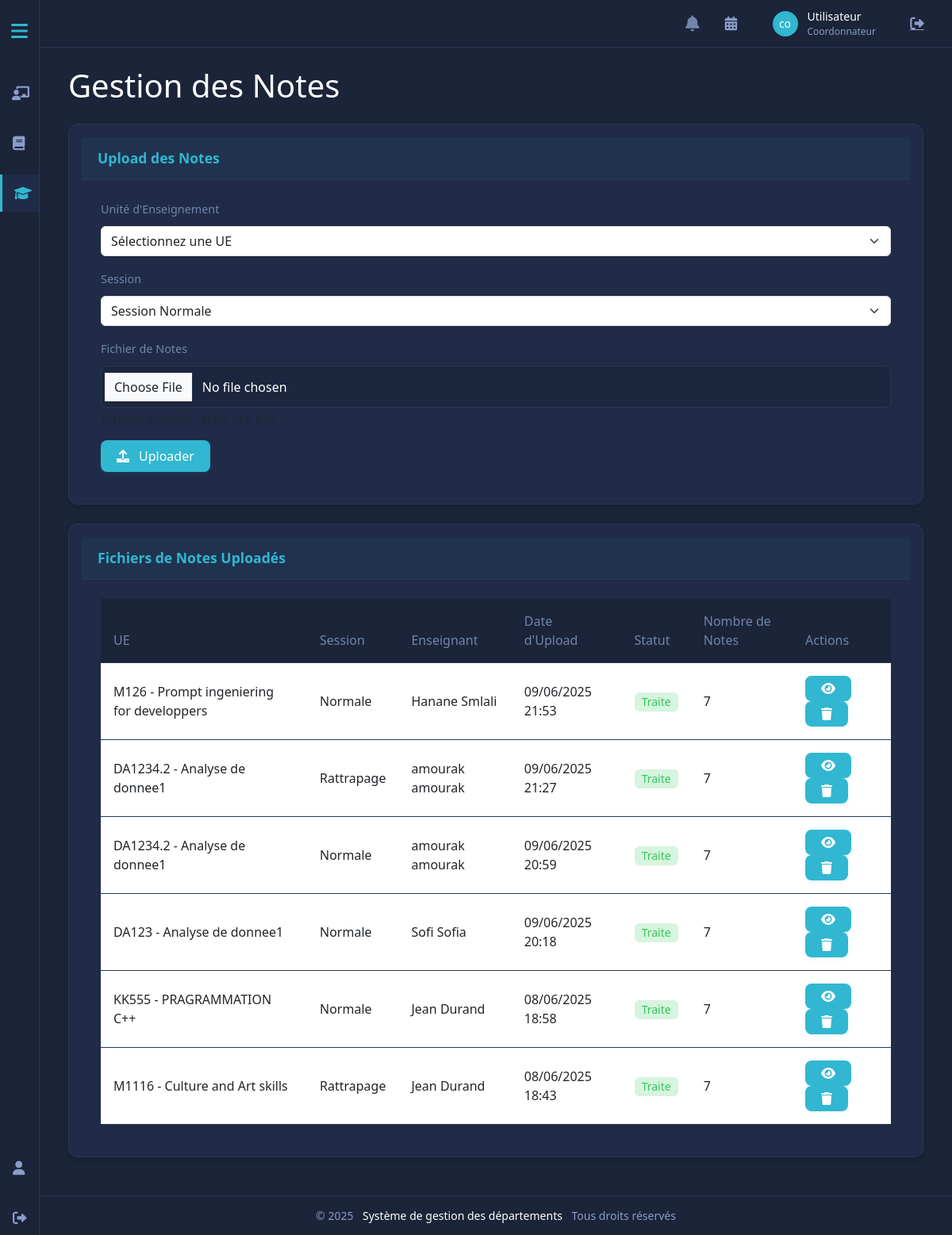
Page /projet_web_SF/enseignat_interfce/gestion-notes/index.php (signed in) on the committed database.
### tables this page shows
CREATE TABLE `fichiers_notes` (
  `id` int(11) NOT NULL,
  `id_unite_enseignement` int(11) NOT NULL,
  `id_enseignant` int(11) NOT NULL,
  `type_session` enum('normale','rattrapage') NOT NULL,
  `nom_fichier` varchar(255) NOT NULL,
  `chemin_fichier` varchar(255) NOT NULL,
  `date_upload` datetime DEFAULT current_timestamp(),
  `statut` enum('traite','non_traite') DEFAULT 'non_traite'
);

CREATE TABLE `unites_enseignement` (
  `id` int(11) NOT NULL,
  `code` varchar(20) NOT NULL,
  `intitule` varchar(100) NOT NULL,
  `description` text DEFAULT NULL,
  `specialite` varchar(50) NOT NULL,
  `id_filiere` int(11) DEFAULT NULL,
  `id_departement` int(11) NOT NULL,
  `semestre` int(11) NOT NULL,
  `volume_horaire_cm` float DEFAULT 0,
  `volume_horaire_td` float DEFAULT 0,
  `volume_horaire_tp` float DEFAULT 0,
  `credits` int(11) NOT NULL,
  `annee_universitaire` varchar(10) NOT NULL,
  `id_responsable` int(11) DEFAULT NULL,
  `statut` enum('disponible','affecte','vacant') DEFAULT 'disponible',
  `date_creation` datetime DEFAULT current_timestamp(),
  `date_modification` datetime DEFAULT current_timestamp() ON UPDATE current_timestamp()
);

CREATE TABLE `utilisateurs` (
  `id` int(11) NOT NULL,
  `nom_utilisateur` varchar(50) NOT NULL,
  `email` varchar(100) NOT NULL,
  `mot_de_passe` varchar(255) NOT NULL,
  `prenom` varchar(50) NOT NULL,
  `nom` varchar(50) NOT NULL,
  `role` enum('admin','chef_departement','coordonnateur','enseignant','vacataire') NOT NULL,
  `specialite` varchar(100) DEFAULT NULL,
  `id_departement` int(11) DEFAULT NULL,
  `id_filiere` int(11) DEFAULT NULL,
  `date_creation` timestamp NOT NULL DEFAULT current_timestamp(),
  `date_modification` timestamp NOT NULL DEFAULT current_timestamp() ON UPDATE current_timestamp(),
  `derniere_connexion` timestamp NULL DEFAULT NULL,
  `actif` tinyint(1) DEFAULT 1,
  `date_changement_mdp` datetime DEFAULT NULL
);

### projet_web_SF/enseignat_interfce/gestion-notes/index.php (the view, shortened to what this page needs)
<?php
require_once 'includes/config.php';
$stmt = $conn->query("SELECT fn.*,
                      ue.code as code_ue,
                      ue.intitule as intitule_ue,
                      u.nom as nom_enseignant,
                      u.prenom as prenom_enseignant,
                      COUNT(n.id) as nombre_notes
                      FROM fichiers_notes fn
                      JOIN unites_enseignement ue ON fn.id_unite_enseignement = ue.id
                      JOIN utilisateurs u ON fn.id_enseignant = u.id
                      LEFT JOIN notes n ON fn.id_unite_enseignement = n.id_unite_enseignement
                          AND fn.type_session = n.type_session
                          AND fn.chemin_fichier = n.fichier_path
                      GROUP BY fn.id
                      ORDER BY fn.date_upload DESC");
$fichiers = $stmt->fetchAll(PDO::FETCH_ASSOC);
require_once '../header_enseignant.php';
?>
<div class="content">
    <div class="container-fluid">
        <h1 class="mb-4">Gestion des Notes</h1>
       <div class="card mb-4">
            <div class="card-header">
                <h5 class="card-title mb-0">Upload des Notes</h5>
            </div>
            <div class="card-body">
                <form action="upload.php" method="post" enctype="multipart/form-data">
                    <div class="mb-3">
                        <label for="ue" class="form-label">Unité d'Enseignement</label>
                        <select class="form-select" id="ue" name="id_ue" required>
                            <option value="">Sélectionnez une UE</option>
                        </select>
                    </div>
                    <div class="mb-3">
                        <label for="type_session" class="form-label">Session</label>
                        <select class="form-select" id="type_session" name="type_session" required>
                            <option value="normale">Session Normale</option>
                        </select>
                    </div>
                    <div class="mb-3">
                        <label for="fichier" class="form-label">Fichier de Notes</label>
                        <input type="file" class="form-control" id="fichier" name="fichier" required accept=".xlsx,.xls,.csv">
                        <div class="form-text">Formats acceptés : XLSX, XLS, CSV</div>
                    </div>
                    <div class="mt-3">
                        <button type="submit" class="btn btn-action"><i class="fas fa-upload"></i>  Uploader
                        </button>
                    </div>
                </form>
            </div>
        </div>
        <div class="card mb-4">
            <div class="card-header">
                <h5 class="card-title mb-0">Fichiers de Notes Uploadés</h5>
            </div>
            <div class="card-body">
                <div class="table-responsive">
                    <table class="table ">
                        <thead>
                            <tr>
                                <th>UE</th>
                                <th>Session</th>
                                <th>Enseignant</th>
                                <th>Date d'Upload</th>
                                <th>Statut</th>
                                <th>Nombre de Notes</th>
                                <th>Actions</th>
                            </tr>
                        </thead>
                        <tbody>
                            <?php foreach ($fichiers as $fichier): ?>
                            <tr>
                                <td><?php echo htmlspecialchars($fichier['code_ue'] . ' - ' . $fichier['intitule_ue']); ?></td>
                                <td><?php echo ucfirst($fichier['type_session']); ?></td>
                                <td><?php echo htmlspecialchars($fichier['prenom_enseignant'] . ' ' . $fichier['nom_enseignant']); ?></td>
                                <td><?php echo date('d/m/Y H:i', strtotime($fichier['date_upload'])); ?></td>
                                <td>
                                    <span class="badge bg-<?php echo $fichier['statut'] === 'traite' ? 'success' : 'warning'; ?>">
                                        <?php echo ucfirst($fichier['statut']); ?>
                                    </span>
                                </td>
                                <td><?php echo $fichier['nombre_notes']; ?></td>
                                <td>
                                    <a href="voir_notes.php?fichier=<?php echo $fichier['id']; ?>"
                                       class="btn btn-action"><i class="fas fa-eye"></i>
                                       </a>
                                    <button type="button" class="btn btn-action"
                                            onclick="confirmerSuppression(<?php echo $fichier['id']; ?>, '<?php echo htmlspecialchars($fichier['nom_fichier']); ?>')">
                                            <i class="fas fa-trash"></i>
                                    </button>
                                </td>
                            </tr>
                            <?php endforeach; ?>
                        </tbody>
                    </table>
                </div>
            </div>
        </div>
    </div>
<?php
require_once '../footer.php';
?>

### projet_web_SF/enseignat_interfce/header_enseignant.php (style rules this page uses)
:root { --primary-bg: #1B2438; --secondary-bg: #1F2B47; --accent-color: #31B7D1; --text-color: #FFFFFF; --text-muted: #7086AB; --border-color: #2A3854; --header-bg: var(--secondary-bg); --top-nav-height: 60px; --footer-height: 50px; --sidebar-width-collapsed: 50px; --sidebar-width-expanded: 250px; --spacing-xs: 0.25rem; --spacing-sm: 0.5rem; --spacing-md: 1rem; --spacing-lg: 1.5rem; --spacing-xl: 2rem; --content-padding: var(--spacing-md); --section-margin: var(--spacing-md); --card-padding: var(--spacing-md); --form-spacing: var(--spacing-md); }
* { margin: 0; padding: 0; box-sizing: border-box; }
body { background-color: var(--primary-bg); color: var(--text-color); font-family: system-ui, -apple-system, "Segoe UI", Roboto, sans-serif; min-height: 100vh; display: flex; flex-direction: column; }
.container-fluid { width: 100%; }
.content { padding: var(--content-padding); min-height: calc(100vh - var(--top-nav-height) - var(--footer-height)); }
.btn-action { background-color: rgba(49, 183, 209, 0.1); color: var(--accent-color); border: 1px solid var(--accent-color); padding: 0.75rem 1.5rem; border-radius: 0.5rem; font-weight: 500; transition: all 0.2s ease; text-decoration: none; display: inline-flex; align-items: center; gap: 0.75rem; cursor: pointer; }
.btn-action i { font-size: 1rem; }
.card { background-color: var(--secondary-bg); border-radius: 0.75rem; border: 1px solid var(--border-color); margin-bottom: var(--section-margin); padding: var(--card-padding); }
.card-header { background-color: rgba(0, 0, 0, 0.2); border-bottom: 1px solid var(--border-color); padding: var(--spacing-md); font-weight: 500; color: var(--text-color); }
.card-body { padding: var(--spacing-md); }
.form-control { background-color: var(--primary-bg); border: 1px solid var(--border-color); color: var(--text-color); border-radius: 0.5rem; padding: 0.5rem 1rem; }
.table { color: var(--text-color); border-color: var(--border-color); }
.table th { background-color: rgba(0, 0, 0, 0.2); color: var(--text-muted); font-weight: 500; border-color: var(--border-color); }
.table td { border-color: var(--border-color); }

### projet_web_SF/enseignat_interfce/gestion-notes/index.php (style rules this page uses)
:root { --primary-bg: #1B2438; --secondary-bg: #1F2B47; --accent-color: #31B7D1; --text-color: #FFFFFF; --text-muted: #7086AB; --border-color: #2A3854; --card-hover-transform: translateY(-3px); --card-border-radius: 0.75rem; }
body { background-color: var(--primary-bg); color: var(--text-color); font-family: system-ui, -apple-system, "Segoe UI", Roboto, sans-serif; }
.content { padding: 1.5rem; }
.card { background-color: var(--secondary-bg); border-radius: var(--card-border-radius); border: 1px solid var(--border-color); box-shadow: 0 4px 6px rgba(0,0,0,0.1); transition: transform 0.3s, box-shadow 0.3s; margin-bottom: 1.75rem; overflow: hidden; }
.card-header { background-color: rgba(49, 183, 209, 0.05); border-bottom: 1px solid var(--border-color); color: var(--accent-color); font-weight: 600; padding: 1rem 1.25rem; display: flex; align-items: center; }
.card-title { color: var(--accent-color); font-size: 1.1rem; font-weight: 600; margin-bottom: 0; }
.card-body { padding: 1.5rem; }
.table { color: var(--text-color); margin-bottom: 0; }
.table thead th { background-color: var(--primary-bg); color: var(--text-muted); font-weight: 500; border-bottom: 1px solid var(--border-color); padding: 1rem; }
.table tbody tr { border-bottom: 1px solid var(--border-color); transition: background-color 0.2s ease; }
.table td { vertical-align: middle; padding: 1rem; }
.badge { padding: 0.35em 0.65em; border-radius: 0.375rem; font-size: 0.875em; font-weight: 500; }
.badge.bg-success { background-color: rgba(52, 199, 89, 0.2) !important; color: #34C759 !important; }
.btn-action, .btn.btn-action { background-color: var(--accent-color); color: var(--text-color); border: none; padding: 0.5rem 1.25rem; border-radius: 0.5rem; font-weight: 500; transition: all 0.2s; margin-right: 0.25rem; box-shadow: 0 2px 6px rgba(49, 183, 209, 0.1); }
.form-label { color: var(--text-muted); font-size: 0.9rem; margin-bottom: 0.65rem; font-weight: 500; }
.form-control { background-color: rgba(27, 36, 56, 0.5); border: 1px solid var(--border-color); color: var(--text-color); padding: 0.85rem 1rem; border-radius: 0.5rem; transition: all 0.25s ease; }

### rows in the picture
fichiers_notes: id_unite_enseignement.intitule "M126 - Prompt ingeniering for developpers", type_session "Normale", id_enseignant.nom "Hanane Smlali", date_upload "09/06/2025 21:53", statut "Traite", nombre_notes "7"
fichiers_notes: id_unite_enseignement.intitule "DA1234.2 - Analyse de donnee1", type_session "Rattrapage", id_enseignant.nom "amourak amourak", date_upload "09/06/2025 21:27", statut "Traite", nombre_notes "7"
fichiers_notes: id_unite_enseignement.intitule "DA1234.2 - Analyse de donnee1", type_session "Normale", id_enseignant.nom "amourak amourak", date_upload "09/06/2025 20:59", statut "Traite", nombre_notes "7"
fichiers_notes: id_unite_enseignement.intitule "DA123 - Analyse de donnee1", type_session "Normale", id_enseignant.nom "Sofi Sofia", date_upload "09/06/2025 20:18", statut "Traite", nombre_notes "7"
fichiers_notes: id_unite_enseignement.intitule "KK555 - PRAGRAMMATION C++", type_session "Normale", id_enseignant.nom "Jean Durand", date_upload "08/06/2025 18:58", statut "Traite", nombre_notes "7"
fichiers_notes: id_unite_enseignement.intitule "M1116 - Culture and Art skills", type_session "Rattrapage", id_enseignant.nom "Jean Durand", date_upload "08/06/2025 18:43", statut "Traite", nombre_notes "7"

### other values in the picture
substr($_SESSION['role'], 0, 2) "co"
$_SESSION['role'] "Coordonnateur"
